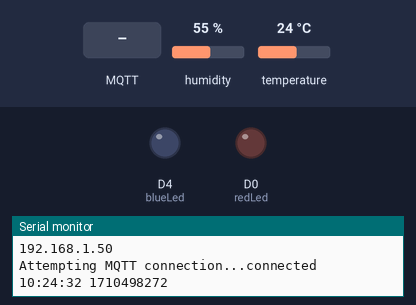
Bench run of a sketch on a simulated ESP8266 (NodeMCU). Parts: output pins drawn as LEDs (lit = HIGH), the last lines printed to the serial monitor. The inputs (shaded band) are chosen by the test bench; at power-on: humidity 55 %, temperature 24 °C. WiFi joins after 1.5 s; servers stay silent unless stated; network time is answered at once with the bench clock; the local clock reads 2024-03-15 10:24:30 at power-on unless the sketch sets it; random numbers use the default seed unless the sketch sets one; no MQTT or app messages arrive unless stated.

Above: at 3.2 s.
3.3 s: MQTT message "1" arrives on the first subscribed topic
At 4.7 s:
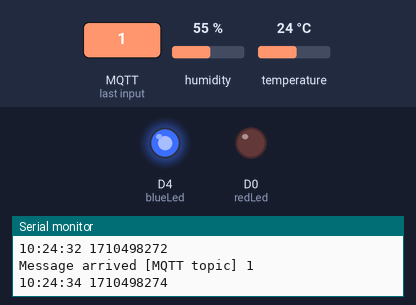
10.1 s: MQTT message "on" arrives on the first subscribed topic
At 10.1 s:
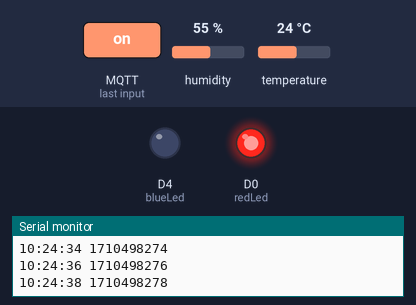
14.4 s: MQTT message "off" arrives on the first subscribed topic
Timing chart, 0 to 23.5 s (numbered marks = the images above; inputs shaded):
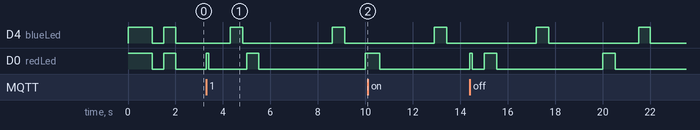

Measured:
- by itself, D4 (blueLed): alternates HIGH for 0.51 s and LOW for 3.8 s

The sketch:

mqtt_esp8266_Base4.ino
```cpp
#include <ESP8266WiFi.h>
#include <PubSubClient.h>
#include <NTPClient.h>
#include <WiFiUdp.h>
#include "DHT.h"

#define DHTTYPE DHT11
#define DHTPIN D1
DHT dht(DHTPIN, DHTTYPE);

#define NTP_OFFSET   0 //-21600            // In seconds
#define NTP_INTERVAL 60 * 1000    // In miliseconds
#define NTP_ADDRESS  "cronos.cenam.mx" //europe.pool.ntp.org
WiFiUDP ntpUDP;
NTPClient timeClient(ntpUDP, NTP_ADDRESS, NTP_OFFSET, NTP_INTERVAL);

#define redLed D0
#define blueLed D4
// Update these with values suitable for your network.

const char* ssid = "NameOfWiFi";
const char* password = "Password";
const char* mqtt_server = "broker.mqtt-dashboard.com";
const char* topico_salida = "MQTT topic";
const char* topico_entrada = "MQTT topic";


WiFiClient espClient;
PubSubClient client(espClient);
unsigned long lastMsg = 0;
#define MSG_BUFFER_SIZE	(80)
char msg[MSG_BUFFER_SIZE];
int value = 0;

unsigned long ciclo1 = 0;
unsigned long ciclo2 = 0;
unsigned long ciclo3 = 0;
unsigned long ciclo4 = 0;
unsigned long ciclo5 = 0;


// We start by connecting to a WiFi network
void setup_wifi() {

  delay(10);
  Serial.println();
  Serial.print("Connecting to ");
  Serial.println(ssid);

  WiFi.mode(WIFI_STA);
  WiFi.begin(ssid, password);

  while (WiFi.status() != WL_CONNECTED) {
    delay(500);
    Serial.print(".");
    digitalWrite(redLed, HIGH);
    digitalWrite(blueLed, HIGH);
    delay(500);
    digitalWrite(redLed, LOW);
    digitalWrite(blueLed, LOW);
  }

  randomSeed(micros());
  Serial.println("");
  Serial.println("WiFi connected");
  Serial.println("IP address: ");
  Serial.println(WiFi.localIP());
}

void callback(char* topic, byte* payload, unsigned int length) {
  Serial.print("Message arrived [");
  Serial.print(topic);
  Serial.print("] ");
  for (int i = 0; i < length; i++) {
    Serial.print((char)payload[i]);
  }
  Serial.println();
  digitalWrite(D0, HIGH);
  delay(100);
  digitalWrite(D0, LOW);

                              // Switch on the LED if an 1 was received as first character
//  if ((char)payload[0] == '1') {
//    digitalWrite(D6, HIGH);   // Turn the LED on (Note that LOW is the voltage level
                              // but actually the LED is on; this is because
                              // it is active low on the ESP-01). No es cierto en D6.
//  } else {
//    digitalWrite(D6, LOW);    // Turn the LED off by making the voltage HIGH
//  }

}


//Aquí conecta o reconecta.
void reconnect() {
  // Loop until we're reconnected
  while (!client.connected()) {
    Serial.print("Attempting MQTT connection...");
    // Create a random client ID
    String clientId = "ESP8266Client-";
    clientId += String(random(0xffff), HEX);
    // Attempt to connect
    if (client.connect(clientId.c_str())) {
      Serial.println("connected");
      // Once connected, publish an announcement...
      //client.publish("outTopic", "hello world");
      client.subscribe(topico_entrada);
      client.subscribe(topico_salida);
      client.publish(topico_salida, "hello world");
      // ... and resubscribe
      //client.subscribe("inTopic");

    } else {
      Serial.print("failed, rc=");
      Serial.print(client.state());
      Serial.println(" try again in 5 seconds");
      // Wait 5 seconds before retrying
      delay(5000);
    }
  }
}

void setup() {
  pinMode(redLed, OUTPUT);
  pinMode(D3, INPUT);
  pinMode(blueLed, OUTPUT);

  digitalWrite(redLed, HIGH);
  digitalWrite(blueLed, HIGH);
  Serial.begin(115200);
  dht.begin();
  timeClient.begin();
  //timeClient.setTimeOffset(-21600);

  setup_wifi();
  client.setServer(mqtt_server, 1883);
  client.setCallback(callback);
  if (!client.connected()) {
    reconnect();
  }
  digitalWrite(redLed, LOW);
  digitalWrite(blueLed, LOW);
}


void proceso1() {
  digitalWrite(redLed, HIGH);
  float t = dht.readTemperature();
  //Serial.print("Temperatura: ");
  //Serial.println(t);
  snprintf (msg, MSG_BUFFER_SIZE, "{\"dispositivo\":\"DFerL_nodeMCU\",\"tipo\":\"temperatura\",\"dato\":%.2f}", t);
  //Serial.print("Publish message: ");
  //Serial.println(msg);
  //client.publish(topico_salida, msg);
  client.publish(topico_entrada, msg);
  delay(500);
  digitalWrite(redLed, LOW);
}

void proceso2() {
  //const int analog_p = A0;
  //unsigned int analog_in = analogRead(analog_p);
  //analogWrite(D1, analog_in/4);
  //snprintf (msg, MSG_BUFFER_SIZE, "{\"dispositivo\":\"IoT_0\",\"tipo\":\"lumi\",\"dato\":%d}", ((1024-analog_in)*100)/(1024-50));
//  Serial.print("Publish message: ");
//  Serial.println(msg);
  //client.publish(topico_salida, msg);
  //client.publish(topico_entrada, msg);
}

void proceso3() {
  timeClient.update();
  String formattedTime = timeClient.getFormattedTime();
  unsigned long epochTime = timeClient.getEpochTime();
  Serial.print(formattedTime);
  Serial.print(" ");
  Serial.println(epochTime);
}


void proceso4() {
  digitalWrite(blueLed, HIGH);
  float h = dht.readHumidity();
  //Serial.print("Humedad: ");
  //Serial.println(t);
  snprintf (msg, MSG_BUFFER_SIZE, "{\"dispositivo\":\"DFerL_nodeMCU\",\"tipo\":\"humedad\",\"dato\":%.2f}", h);
  //Serial.print("Publish message: ");
  //Serial.println(msg);
  //client.publish(topico_salida, msg);
  client.publish(topico_entrada, msg);
  delay(500);
  digitalWrite(blueLed, LOW);
}

void proceso5() {
  if (digitalRead(D4) == LOW || digitalRead(D0) == LOW) {
    digitalWrite(D4, HIGH);
    digitalWrite(D0, HIGH);
  }
  else{
    digitalWrite(D4, LOW);
    digitalWrite(D0, LOW);
  }

}


void loop() {

  if (!client.connected()) {
    reconnect();
  }
  client.loop();

  unsigned long now = millis();
  if (now - ciclo1 > 5000) {ciclo1 = now;proceso1();}
  if (now - ciclo2 > 6300) {ciclo2 = now;proceso2();}
  if (now - ciclo3 > 2000) {ciclo3 = now;proceso3();}
  if (now - ciclo4 > 4300) {ciclo4 = now;proceso4();}
  //if (now - ciclo5 > 10000) {ciclo5 = now;proceso5();}

}
```
